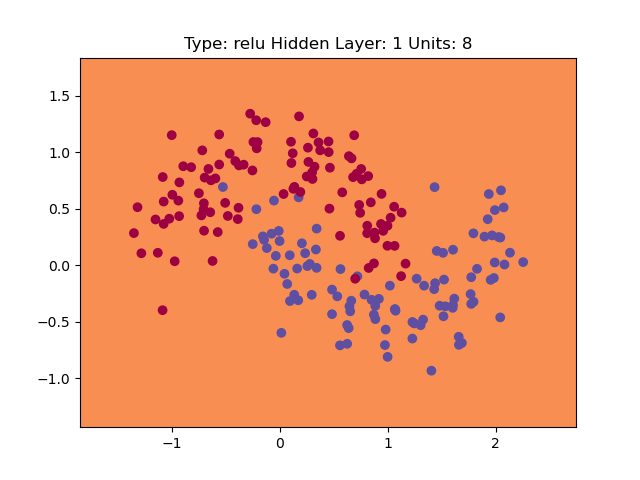
#> input picture ELEC576_Assignment1/1/figure0.02/relu/relu_1_8.png, 640 x 480 px, found by its file name; its folder holds 4 pictures in this run
$ python subplotConfig.py
#> lines starting #> are read from the running program, lines starting #| are printed output that depends on the picture
# import the modules
import os
import matplotlib.pyplot as plt
import matplotlib.image as mpimg

type = "relu"
# get the path/directory
folder_dir = os.getcwd() + "\\figure\\" + type
print(folder_dir)
count = 1
for images in os.listdir(folder_dir):
    # check if the image ends with png
    if images.endswith(".png"):
        plt.subplot(4, 7, count)
        plt.tick_params(
            axis='both',  # changes apply to the x-axis
            which='both',  # both major and minor ticks are affected
            bottom=False,  # ticks along the bottom edge are off
            top=False,  # ticks along the top edge are off
            right=False,
            left=False,
            labelleft=False,
            labelbottom=False)  # labels along the bottom edge are off
        img = mpimg.imread(folder_dir + "\\" + images)
#> img is the input picture: shape (480, 640, 4) float32; mean R, G, B, A 0.952, 0.71, 0.592, 1
        plt.imshow(img)
        count += 1
plt.suptitle(type)
plt.show()
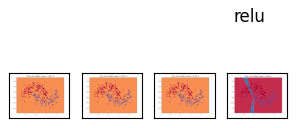
#> figure drawn by matplotlib, 4 panels
